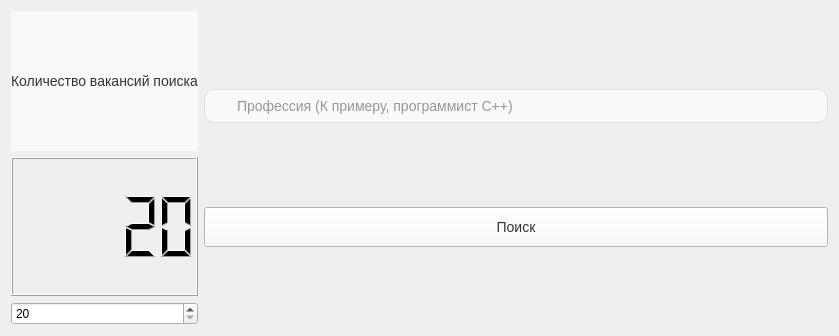
<?xml version="1.0" encoding="UTF-8"?>
<ui version="4.0">
 <class>DownloadingMenu</class>
 <widget class="QWidget" name="DownloadingMenu">
  <property name="windowModality">
   <enum>Qt::WindowModality::ApplicationModal</enum>
  </property>
  <property name="geometry">
   <rect>
    <x>0</x>
    <y>0</y>
    <width>839</width>
    <height>336</height>
   </rect>
  </property>
  <property name="focusPolicy">
   <enum>Qt::FocusPolicy::StrongFocus</enum>
  </property>
  <property name="windowTitle">
   <string>Form</string>
  </property>
  <property name="styleSheet">
   <string notr="true"/>
  </property>
  <layout class="QHBoxLayout" name="horizontalLayout">
   <item>
    <layout class="QVBoxLayout" name="verticalLayout_2">
     <item>
      <widget class="QLabel" name="label">
       <property name="styleSheet">
        <string notr="true">   height: 32px;
font: 800 12pt &quot;Ubuntu Sans&quot;;
    background: #f8f9fa;
    font-size: 14px;
    color: #333;</string>
       </property>
       <property name="text">
        <string>Количество вакансий поиска</string>
       </property>
      </widget>
     </item>
     <item>
      <widget class="QLCDNumber" name="lcdNumber">
       <property name="digitCount">
        <number>5</number>
       </property>
       <property name="value" stdset="0">
        <double>20.000000000000000</double>
       </property>
      </widget>
     </item>
     <item>
      <widget class="QSpinBox" name="spinBox">
       <property name="minimum">
        <number>20</number>
       </property>
       <property name="maximum">
        <number>2000</number>
       </property>
       <property name="singleStep">
        <number>20</number>
       </property>
       <property name="stepType">
        <enum>QAbstractSpinBox::StepType::DefaultStepType</enum>
       </property>
       <property name="value">
        <number>20</number>
       </property>
       <property name="displayIntegerBase">
        <number>10</number>
       </property>
      </widget>
     </item>
    </layout>
   </item>
   <item>
    <layout class="QVBoxLayout" name="verticalLayout">
     <item>
      <widget class="QLineEdit" name="lineEdit">
       <property name="focusPolicy">
        <enum>Qt::FocusPolicy::WheelFocus</enum>
       </property>
       <property name="styleSheet">
        <string notr="true">QLineEdit {
    border: 1px solid #e0e0e0;
    border-radius: 10px;
    padding-left: 30px; /* пространство под иконку */
    height: 32px;
    background: #f8f9fa;
    font-size: 14px;
    color: #333;
}
QLineEdit:focus {
    border: 1px solid #a0a0a0;
}</string>
       </property>
       <property name="text">
        <string/>
       </property>
       <property name="placeholderText">
        <string>Профессия (К примеру, программист С++)</string>
       </property>
      </widget>
     </item>
     <item>
      <widget class="QPushButton" name="pushButton">
       <property name="styleSheet">
        <string notr="true">QPushButton
{
   height: 32px;
    background: #f8f9fa;
    font-size: 14px;
    color: #333;
}</string>
       </property>
       <property name="text">
        <string>Поиск</string>
       </property>
      </widget>
     </item>
    </layout>
   </item>
  </layout>
 </widget>
 <resources/>
 <connections/>
</ui>
